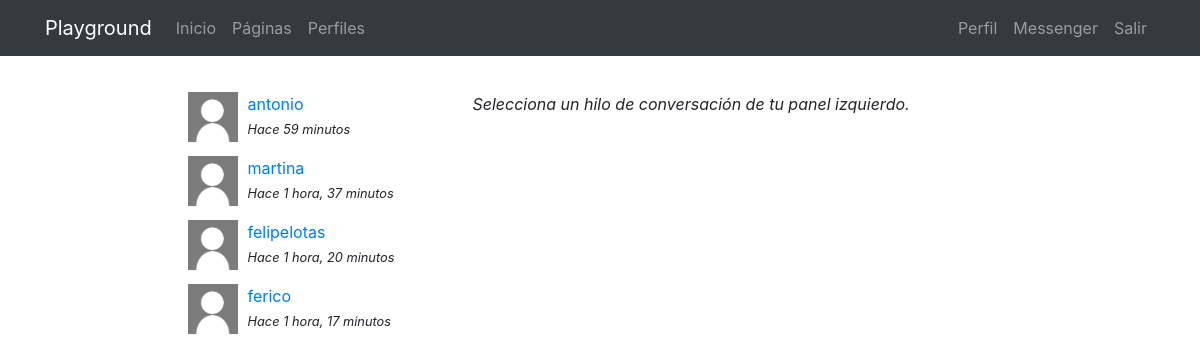
Page /messenger/ (signed in) on the committed database.
### messenger/models.py (models this page shows)
class Thread(models.Model):
    users = models.ManyToManyField(User, related_name='threads')
    messages = models.ManyToManyField(Message)
    updated = models.DateTimeField(auto_now=True)
    objects = ThreadManager()
    class Meta:
        ordering = ['-updated']

class Message(models.Model):
    user = models.ForeignKey(User, on_delete=models.CASCADE)
    content = models.TextField()
    created = models.DateTimeField(auto_now_add=True)
    class Meta:
        ordering = ['created']

### messenger/views.py (the view)
# urls.py: path('', ThreadList.as_view(), name='list'),
@method_decorator(login_required, name="dispatch")
class ThreadList(TemplateView):
    template_name = "messenger/thread_list.html"

### messenger/templates/messenger/thread_list.html (shortened to what this page needs)
{% extends 'core/base.html' %}
{% load static %}
{% block content %}
<main role="main">
  <div class="container">
    <div class="row mt-3">
      <div class="col-md-9 mx-auto mb-5">
        <div class="row">
          <div class="col-md-4">
            {% for thread in request.user.threads.all %}
              {% if thread.messages.all|length > 0 %}
                <div class="mb-3">
                  {% for user in thread.users.all %}
                    {% if user != request.user %}
                      {% if user.profile.avatar %}
                        <img src="{{user.profile.avatar.url}}" class="avatar">
                      {% else %}
                        <img src="{% static 'registration/img/no-avatar.jpg' %}" class="avatar">
                      {% endif %}
                      <div>
                        <a href="{% url 'messenger:detail' thread.pk %}">{{user}}</a><br>
                        <small><i>Hace {{thread.messages.last.created|timesince}}</i></small>
                      </div>
                    {% endif %}
                  {% endfor %}
                </div>
              {% endif %}
            {% endfor %}
          </div>
          <div class="col-md-8">
            <p><i>Selecciona un hilo de conversación de tu panel izquierdo.</i></p>
          </div>
        </div>
      </div>
    </div>
  </div>
</main>
{% endblock %}

### core/static/core/css/main.css (style rules this page uses)
main { padding-top: 20px; }
:root { --jumbotron-padding-y: 3rem; }

### messenger/templates/messenger/thread_list.html (style rules this page uses)
.avatar { width:50px; height:50px; float:left; margin-right:10px; }

### rows in the picture
Thread: messages.last.created "59 minutos"
Thread: messages.last.created "1 hora, 37 minutos"
Thread: messages.last.created "1 hora, 20 minutos"
Thread: messages.last.created "1 hora, 17 minutos"

### other values in the picture
{{ user }} "antonio"
{{ user }} "martina"
{{ user }} "felipelotas"
{{ user }} "ferico"
